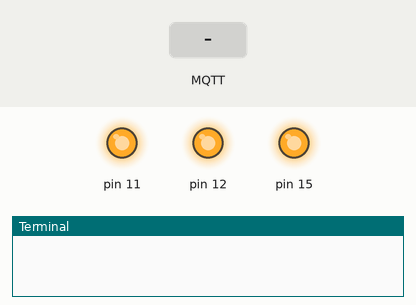
The program below on a simulated Raspberry Pi (header pin numbers). On the bench: output pins drawn as LEDs (lit = HIGH), the last lines printed to the terminal. The test bench sets the inputs (shaded band). No MQTT or app messages arrive unless stated.

Above: at 1.3 s.
1.4 s: MQTT message "1on" arrives on the first subscribed topic
At 2.3 s:
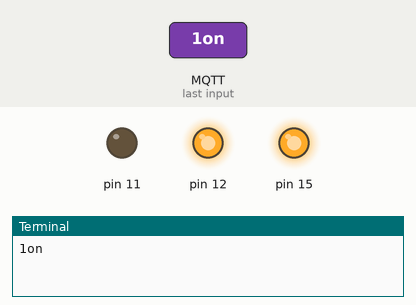
2.9 s: MQTT message "3off" arrives on the first subscribed topic
At 3.4 s:
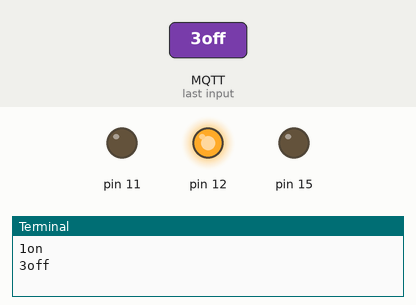
4.4 s: MQTT message "1off" arrives on the first subscribed topic
At 5.6 s:
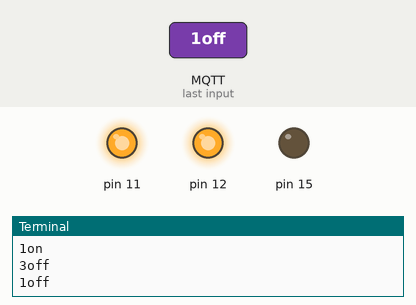
5.9 s: MQTT message "2on" arrives on the first subscribed topic
At 6.9 s:
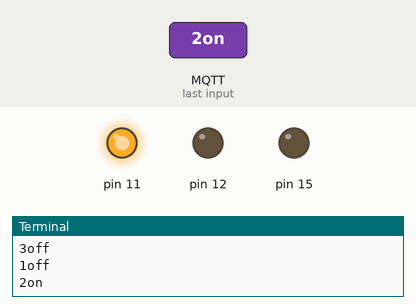
7.4 s: MQTT message "3on" arrives on the first subscribed topic
At 8.1 s:
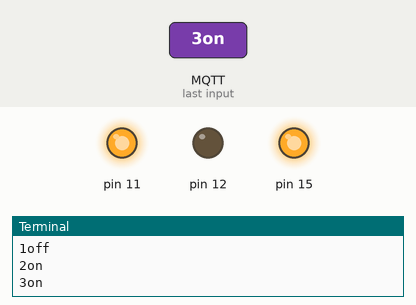
8.9 s: MQTT message "2off" arrives on the first subscribed topic
At 9.2 s:
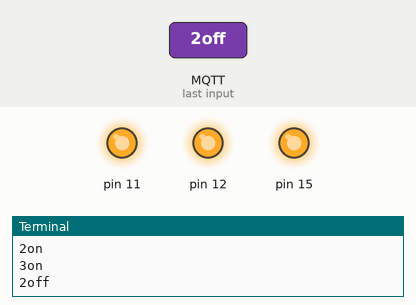
Timing chart, 0 to 11.4 s (numbered marks = the images above; inputs shaded):
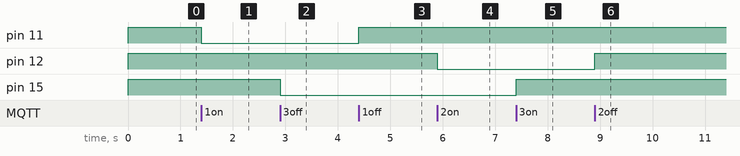

Measured:
- after the input at 1.4 s, pin 11: HIGH → LOW at once
- after the input at 2.9 s, pin 15: HIGH → LOW at once
- after the input at 4.4 s, pin 11: LOW → HIGH at once
- after the input at 5.9 s, pin 12: HIGH → LOW at once
- after the input at 7.4 s, pin 15: LOW → HIGH at once
- after the input at 8.9 s, pin 12: LOW → HIGH at once

The program:

adafruit.py
```python
from Adafruit_IO import Client, MQTTClient
from gpiControl import inicializaBoard, definePinoComoSaida, escreveParaPorta

# Colocar aqui o número físico das portas que pretende usar como saída
# portas - ["relay1", "relay2", "LED"]
portas_em_uso = [11, 12, 15]

# Configuração do adafruit
adafruit_Username = "Dalonso"  # change to your username
adafruit_Key = "aio_ClzS14KFNXbYHWmoD7jmqr0qnbXf"  # change to your adafruit key
adafruit_Feed = "testrpi"  # change to the name of your feed

# como mandar data para um feed
# aio.send('testrpi', randint(0,50))

# setup de portas gpio
inicializaBoard()
for porta in portas_em_uso:
    definePinoComoSaida(porta)


def connected(client):
    client.subscribe(adafruit_Feed)


def message(client, feed_id, payload):
    print(payload)
    payload = payload.replace(" ", "").replace("the", "")
    if payload.lower() == "1on":
        escreveParaPorta(11, 0)
    elif payload.lower() == "1off":
        escreveParaPorta(11, 1)
    elif payload.lower() == "2on":
        escreveParaPorta(12, 0)
    elif payload.lower() == "2off":
        escreveParaPorta(12, 1)
    # tá invertido por motivos de LED faz mais sentido que relay
    elif payload.lower() == "3on":
        escreveParaPorta(15, 1)
    elif payload.lower() == "3off":
        escreveParaPorta(15, 0)
    else:
        print("relay ainda ainda não implementado")


# Inicializa o cliente mqtt com minhas informações do adafruit
client = MQTTClient(username=adafruit_Username, key=adafruit_Key)

# Setup the callback functions defined above.
client.on_connect = connected
client.on_message = message

client.connect()

# pick one of the following 3 ways of looping the MQTT client
# client.loop_background() # start background thread and return
# client.loop() # loop once
client.loop_blocking()  # block forever on client loop
```

gpiControl.py
```python
import RPi.GPIO as GPIO
import sys


def inicializaBoard():
    # inicializa o gpio da placa
    GPIO.setmode(GPIO.BOARD)
    GPIO.setwarnings(False)


def definePinoComoSaida(numeroPino):
    # define um pino como saída
    """
    O default está high pq os controles do Relay são invertidos, High é desligado e Low é ligado
    por algum motivo bizarro que ninguém entende
    Alterar isso pra lidar com qualquer outro equipamento normal
    """
    GPIO.setup(numeroPino, GPIO.OUT, initial=GPIO.HIGH)
    pass


def definePinoComoEntrada(numeroPino):
    # define um pino como entrada
    GPIO.setup(numeroPino, GPIO.IN)


def escreveParaPorta(numeroPino, estadoPorta):
    # escreve um estado para uma porta
    GPIO.output(numeroPino, estadoPorta)
```
